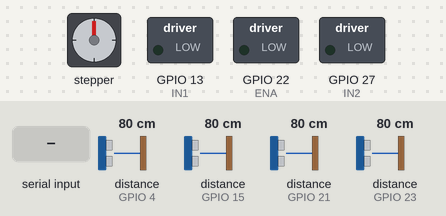
This sketch was run on a simulated ESP32. Parts: stepper motor, switched loads named in the sketch (green lamp = pin HIGH). Wiring (inferred from the names in the program): 4 × ultrasonic range finder: trigger GPIO 2, echo GPIO 23 / trigger GPIO 5, echo GPIO 15 / trigger GPIO 18, echo GPIO 21 / trigger GPIO 19, echo GPIO 4. The test bench sets the inputs (shaded band); at power-on: distance to the obstacle (sensors on GPIO 4, GPIO 15, GPIO 21, GPIO 23) 80 cm. The echo pulse lasts 58.3 µs per cm; stepper angles assume 200 steps per turn; pins used as bus, display or sensor lines are not drawn; what the sketch prints to the serial monitor is not drawn.

Above: at 1.2 s.
1.3 s: "90,45\n" received over Serial
At 1.56 s:
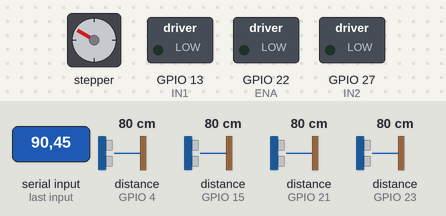
At 2.2 s:
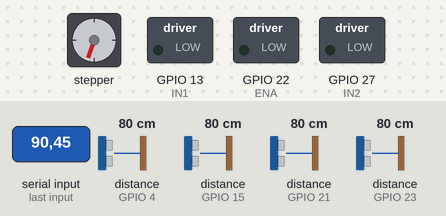
Timing chart, 0 to 16.3 s (numbered marks = the images above; inputs shaded):
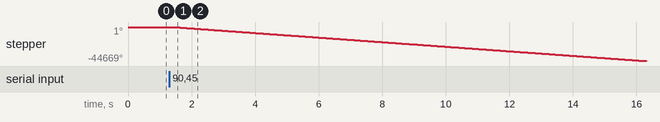

The sketch:

esp_servorotate.ino
```cpp
#include <Stepper.h>
#include <Wire.h>

#define TRIG_PIN 19
#define ECHO_PIN 4
#define TRIG_PIN1 5
#define ECHO_PIN1 15
#define TRIG_PIN2 2
#define ECHO_PIN2 23
#define TRIG_PIN3 18
#define ECHO_PIN3 21

#define ENA 22 // Enable pin for motor A
#define IN1 13 // Input 1 for motor A
#define IN2 27 // Input 2 for motor A
const int frequency = 500;
const int pwm_channel = 0;
const int resolution = 8;

const int stepsPerRevolution = 200;
const int motorPin1 = 14;
const int motorPin2 = 12;

Stepper myStepper(stepsPerRevolution, motorPin1, motorPin2);

int currentAngle = 0;
int lastInput = -1; // Add a variable to store the last input

void calculateRotation(int currentAngle, int targetAngle, int &direction, int &rotationAngle) {
    int clockwiseDistance = (targetAngle - currentAngle + 360) % 360;
    int counterclockwiseDistance = (currentAngle - targetAngle + 360) % 360;

    if (clockwiseDistance <= counterclockwiseDistance) {
        direction = 1; // 1 for clockwise
        rotationAngle = clockwiseDistance;
    } else {
        direction = -1; // -1 for counterclockwise
        rotationAngle = counterclockwiseDistance;
    }
}

long measureDistance(int trigPin, int echoPin)
{
  digitalWrite(trigPin, LOW);
  delayMicroseconds(2);
  digitalWrite(trigPin, HIGH);
  delayMicroseconds(10);
  digitalWrite(trigPin, LOW);
  long duration = pulseIn(echoPin, HIGH);
  return duration / 58;
}

void rotate_clockwise() {
    ledcWrite(pwm_channel, 255);
  digitalWrite(IN1, HIGH);
  digitalWrite(IN2, LOW);
  delay(500);
  digitalWrite(IN1, LOW);
  digitalWrite(IN2, LOW);
}

void rotate_anticlockwise() {
    ledcWrite(pwm_channel, 255);
  digitalWrite(IN1, LOW);
  digitalWrite(IN2, HIGH);
  delay(500);
  digitalWrite(IN1, LOW);
  digitalWrite(IN2, LOW);
}

void setup() {

  pinMode(TRIG_PIN, OUTPUT);
  pinMode(ECHO_PIN, INPUT);
  pinMode(TRIG_PIN1, OUTPUT);
  pinMode(ECHO_PIN1, INPUT);
  pinMode(TRIG_PIN2, OUTPUT);
  pinMode(ECHO_PIN2, INPUT);
  pinMode(TRIG_PIN3, OUTPUT);
  pinMode(ECHO_PIN3, INPUT);
  pinMode(ENA, OUTPUT);
  pinMode(IN1, OUTPUT);
  pinMode(IN2, OUTPUT);

  myStepper.setSpeed(500); // Set the motor speed (60 RPM in this case)
  Serial.begin(9600);
}

void loop() {
    int direction, rotationAngle;
    int input;
    int v;
    int ca = currentAngle;
    int ra;

  long distance = measureDistance(TRIG_PIN, ECHO_PIN);
  Serial.print("Bin 1: ");
  Serial.print(distance);
  long distance1 = measureDistance(TRIG_PIN1, ECHO_PIN1);
  Serial.print("Bin 2: ");
  Serial.print(distance1);
  long distance2 = measureDistance(TRIG_PIN2, ECHO_PIN2);
  Serial.print("Bin 3: ");
  Serial.print(distance2);
  long distance3 = measureDistance(TRIG_PIN3, ECHO_PIN3);
  Serial.print("Bin 4: ");
  Serial.print(distance3);

  if (Serial.available() > 0) {
    input = Serial.parseInt();
    if (input == lastInput) {
        rotate_clockwise();
        delay(2000);
        rotate_anticlockwise();
        return;
    }
    else
    {

    if (input == 1) {
        calculateRotation(currentAngle, 0, direction, rotationAngle);
    } else if (input == 2) {
        calculateRotation(currentAngle, 120, direction, rotationAngle);
    } else if (input == 3) {
        calculateRotation(currentAngle, 240, direction, rotationAngle);
    } else if (input == 4) {
        calculateRotation(currentAngle, 270, direction, rotationAngle);
    }

    }
    lastInput=input;
    ra = rotationAngle;

    Serial.print("Rotate ");
    Serial.print(ra);
    Serial.print(" degrees in a ");
    Serial.print((direction == 1) ? "clockwise" : "counterclockwise");
    Serial.println(" direction to reach the target angle.");

    currentAngle = (currentAngle + ra * direction + 360) % 360;

    if (direction != 1) {
        v = -ra;
    } else {
        v = ra;
    }

    if (v != 0) {
        // Rotate the motor based on the value of v
        myStepper.step(stepsPerRevolution * (v / 90));

        delay(2000);
        rotate_clockwise(); // Rotate the DC motor clockwise
        delay(2000);
        rotate_anticlockwise(); // Rotate the DC motor anticlockwise
    }
  }
}
```

Measured:
- after the input at 1.3 s, stepper: keeps turning counter-clockwise at about 3004°/s, starting after 0.11 s
